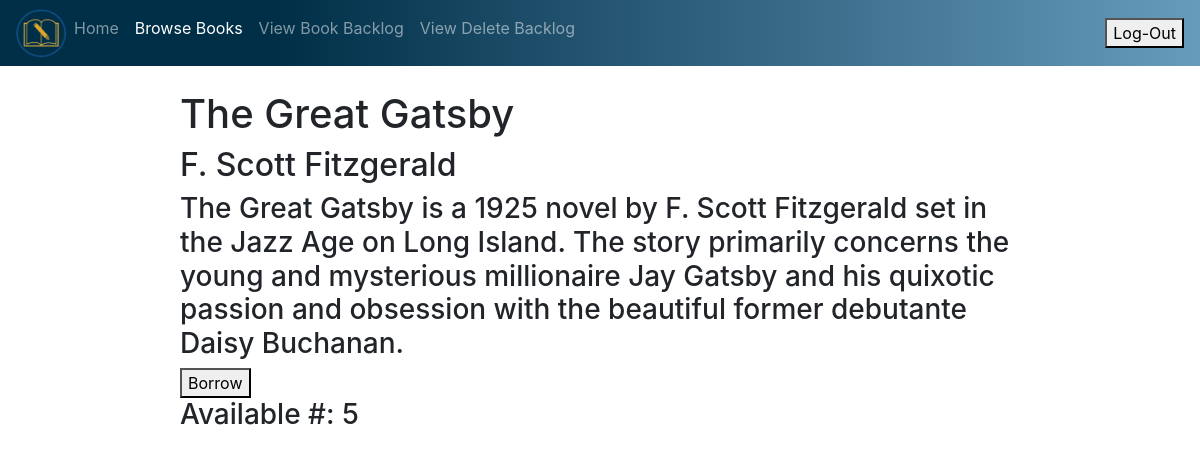
Screenshot of /browse_books/3 (signed in) with the database file from the repository.
### app/models.py (models this page shows)
class Book(db.Model):
    id = db.Column(db.Integer, primary_key=True)
    name = db.Column(db.String(120), unique=True, nullable=False)
    author = db.Column(db.String(120), nullable=False)
    synopsis = db.Column(db.String(500), nullable=True)
    book_attributes = db.relationship('BookAttributes', backref='book', lazy=True)
    owned_by_users = db.relationship('UserBooks', backref='book', lazy=True)

class BookAttributes(db.Model):
    book_id = db.Column(db.Integer, db.ForeignKey('book.id'), primary_key=True)
    genre = db.Column(db.String(100))  # Department the user belongs to (if applicable)
    stock_quantity = db.Column(db.Integer, default=0.0)  # Current fees user owes
    is_available = db.Column(db.Boolean, default=False)  # Whether the book is reserved for a high priority reason (like for a classroom let's say)

### app/routes.py (the view)
@myapp_obj.route('/browse_books/<int:book_id>', methods=['GET','POST'])        #URL varies to view different email messages
def bookView(book_id):
    book = Book.query.filter_by(id=book_id).first()
    attributes = BookAttributes.query.filter_by(book_id=book_id).first()
    if current_user.is_authenticated:
        if request.method == 'POST':
            if request.form.get('Borrow') == 'Borrow':
                flash(f'Hello1')
                return redirect('/browse_books/' + str(book_id))
        return render_template('view_book_logged_in.html', title='Catalog', book=book, attributes=attributes, role = current_user.role)
    else:
        if request.method == 'POST':
            if request.form.get('Borrow') == 'Borrow':
                flash(f'Must be logged in')
                return redirect('/login')
        return render_template('view_book_logged_out.html', title='Catalog', book=book, attributes=attributes)

### app/models.py (called while the page is built)
@login_manager.user_loader
def load_user(user_id):
    return User.query.get(int(user_id))

### app/templates/view_book_logged_in.html (shortened to what this page needs)
<!doctype html>
<html lang="en">
  <head>
    <link rel="stylesheet" href="https://cdn.jsdelivr.net/npm/bootstrap@4.3.1/dist/css/bootstrap.min.css">
    <link href="{{url_for('static', filename='books.css')}}" rel="stylesheet">
  </head>
  <body>
   <nav class="navbar navbar-expand-lg navbar-dark" style="background: linear-gradient(90deg, hsla(201, 100%, 14%, 1) 23%, hsla(203, 39%, 57%, 1) 100%);">
    <div class="collapse navbar-collapse" id="navbarNav">
      <ul class="navbar-nav">
        <img src = "../static/img.png" class = "logo" width="50px">
        <li class="nav-item">
          <a class="nav-link" href="/home">Home <span class="sr-only">(current)</span></a>
        </li>
        <li class="nav-item active">
            <a class="nav-link" href="/browse_books">Browse Books<span class="sr-only">(current)</span></a>
        </li>
        {% if role == "Admin" %}
          <li class="nav-item">
            <a class="nav-link" href="/view_book_backlog">View Book Backlog<span class="sr-only">(current)</span></a>
          </li>
          <li class="nav-item">
            <a class="nav-link" href="/view_delete_backlog">View Delete Backlog<span class="sr-only">(current)</span></a>
          </li>
        {% elif role == "Librarian" or "Library Assistant" %}
          <li class="nav-item">
            <a class="nav-link" href="/view_book_backlog">View Book Backlog<span class="sr-only">(current)</span></a>
          </li>
        {% endif %}
      </ul>
    </div>
    <form method="post" action="/home">
      <button type="submit" value="Log-Out" name="logOut">Log-Out</button>
    </form>
</nav>
  <div class ="background-home">
    <div class="list_books">
      <h1>{{book.name}}</h1>
      <h2>{{book.author}}</h2>
      <h3>{{book.synopsis}}</h3>
      <form method="post" action="/browse_books/{{book.id}}">
        <button type="submit" value="Borrow" name="Borrow">Borrow</button>
      </form>
      <h3>Available #: {{attributes.stock_quantity}}</h3>
    </div>
  </div>
  </body>
</html>

### app/static/books.css (style rules this page uses)
.list_books { padding-top:2%; margin-left:15%; margin-right:15%; }

### rows the page displays
Book: name "The Great Gatsby", author "F. Scott Fitzgerald", synopsis "The Great Gatsby is a 1925 novel by F. Scott Fitzgerald set in the Jazz Age on Long Island. The story primarily concerns the young and mysterious millionaire Jay Gatsby and his quixotic passion and obsession with the beautiful former debutante Daisy Buchanan."
BookAttributes: stock_quantity "5"
